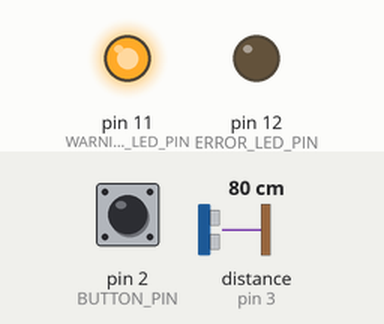
The sketch below on a simulated Arduino Uno, built with avr-gcc and run on an emulated ATmega328P. On the bench: output pins drawn as LEDs (lit = HIGH). Wiring (inferred from the names in the program): ultrasonic range finder: trigger pin 4; echo pin 3. Dashed ring = blinking. The inputs (shaded band) are chosen by the test bench; at power-on: distance to the obstacle (sensor on pin 3) 80 cm, pin 2 (BUTTON_PIN) HIGH. The echo pulse lasts 58.3 µs per cm; pins used as bus, display or sensor lines are not drawn.

Above: at 1.2 s.
1.3 s: distance to the obstacle (sensor on pin 3) set to 12 cm
4.3 s: distance to the obstacle (sensor on pin 3) set to 9 cm
At 5.25 s:
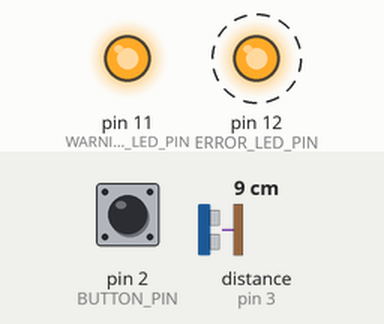
At 6.15 s:
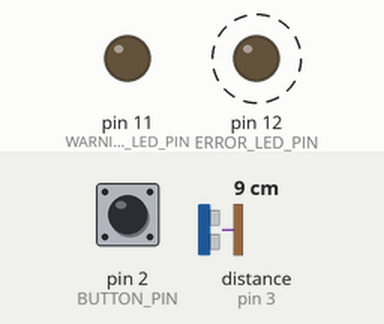
Timing chart, 0 to 13.3 s (numbered marks = the images above; inputs shaded):
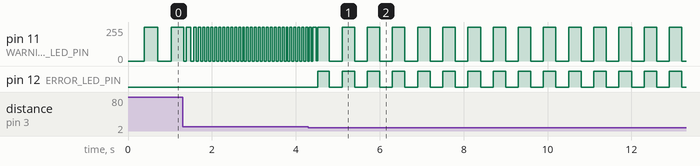

Measured:
- the behaviour switches between 11 and 10 cm on distance to the obstacle (sensor on pin 3) (found by bisection; images 0 and 1)
- after the input at 4.3 s, pin 12 (ERROR_LED_PIN): alternates HIGH for 0.30 s and LOW for 0.30 s, starting after 0.22 s

The sketch:

final_project_step4.ino
```cpp
#define ECHO_PIN 3
#define TRIGGER_PIN 4

#define WARNING_LED_PIN 11
#define ERROR_LED_PIN 12

#define BUTTON_PIN 2

#define LOCK_DISTANCE 10.0

// ultrasonic
unsigned long lastTimeUltrasonicTrigger = millis();
unsigned long ultrasonicTriggerDelay = 60;

volatile unsigned long pulseInTimeBegin;
volatile unsigned long pulseInTimeEnd;
volatile bool newDistanceAvailable = false;

double previousDistance = 400.0;

// warning LED
unsigned long lastTimeWarningLEDBlinked = millis();
unsigned long warningLEDDelay = 500;
byte warningLEDState = LOW;

// error LED
unsigned long lastTimeErrorLEDBlinked = millis();
unsigned long errorLEDDelay = 300;
byte errorLEDState = LOW;

// push button
unsigned long lastTimeButtonChanged = millis();
unsigned long buttonDebounceDelay = 50;
byte buttonState;

bool isLocked = false;

void triggerUltrasonicSensor()
{
  digitalWrite(TRIGGER_PIN, LOW);
  delayMicroseconds(2);
  digitalWrite(TRIGGER_PIN, HIGH);
  delayMicroseconds(10);
  digitalWrite(TRIGGER_PIN, LOW);
}

double getUltrasonicDistance()
{
  double durationMicros = pulseInTimeEnd - pulseInTimeBegin;
  double distance = durationMicros / 58.0;
  if (distance > 400.0) {
    return previousDistance;
  }
  distance = previousDistance * 0.6 + distance * 0.4;
  previousDistance = distance;
  return distance;
}

void echoPinInterrupt()
{
  if (digitalRead(ECHO_PIN) == HIGH) { // pulse started
    pulseInTimeBegin = micros();
  }
  else { // pulse stoped
    pulseInTimeEnd = micros();
    newDistanceAvailable = true;
  }
}

void toggleErrorLED()
{
  errorLEDState = (errorLEDState == HIGH) ? LOW : HIGH;
  digitalWrite(ERROR_LED_PIN, errorLEDState);
}

void toggleWarningLED()
{
  warningLEDState = (warningLEDState == HIGH) ? LOW : HIGH;
  digitalWrite(WARNING_LED_PIN, warningLEDState);
}

void setWarningLEDBlinkRateFromDistance(double distance)
{
  // 0 .. 400 cm -> 0 .. 1600 ms
  warningLEDDelay = distance * 4;
  // Serial.println(warningLEDDelay);
}

void lock()
{
  if (!isLocked) {
    // Serial.println("Locking");
    isLocked = true;
    warningLEDState = LOW;
    errorLEDState = LOW;
  }
}

void unlock()
{
  if (isLocked) {
    // Serial.println("Unlocking");
    isLocked = false;
    errorLEDState = LOW;
    digitalWrite(ERROR_LED_PIN, errorLEDState);
  }
}

void setup() {
  Serial.begin(115200);
  pinMode(ECHO_PIN, INPUT);
  pinMode(TRIGGER_PIN, OUTPUT);
  pinMode(WARNING_LED_PIN, OUTPUT);
  pinMode(ERROR_LED_PIN, OUTPUT);
  pinMode(BUTTON_PIN, INPUT);

  buttonState = digitalRead(BUTTON_PIN);

  attachInterrupt(digitalPinToInterrupt(ECHO_PIN),
                  echoPinInterrupt,
                  CHANGE);
}

void loop() {
  unsigned long timeNow = millis();

  if (isLocked) {
    if (timeNow - lastTimeErrorLEDBlinked > errorLEDDelay) {
      lastTimeErrorLEDBlinked += errorLEDDelay;
      toggleErrorLED();
      toggleWarningLED();
    }

    if (timeNow - lastTimeButtonChanged > buttonDebounceDelay) {
      byte newButtonState = digitalRead(BUTTON_PIN);
      if (newButtonState != buttonState) {
        lastTimeButtonChanged = timeNow;
        buttonState = newButtonState;
        if (buttonState == LOW) { // released
          unlock();
        }
      }
    }
  }
  else {
    if (timeNow - lastTimeWarningLEDBlinked > warningLEDDelay) {
      lastTimeWarningLEDBlinked += warningLEDDelay;
      toggleWarningLED();
    }
  }

  if (timeNow - lastTimeUltrasonicTrigger > ultrasonicTriggerDelay) {
    lastTimeUltrasonicTrigger += ultrasonicTriggerDelay;
    triggerUltrasonicSensor();
  }

  if (newDistanceAvailable) {
    newDistanceAvailable = false;
    double distance = getUltrasonicDistance();
    setWarningLEDBlinkRateFromDistance(distance);
    if (distance < LOCK_DISTANCE) {
      lock();
    }
    // Serial.println(distance);
  }
}
```
